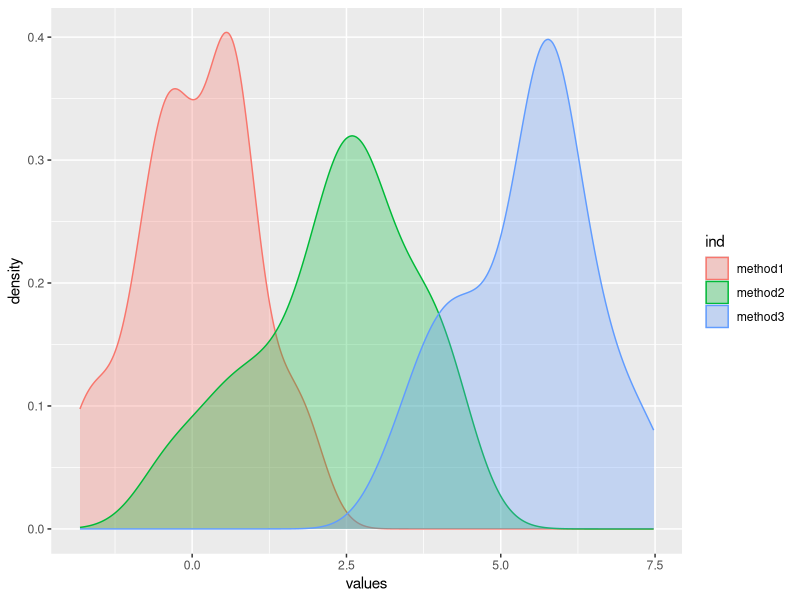
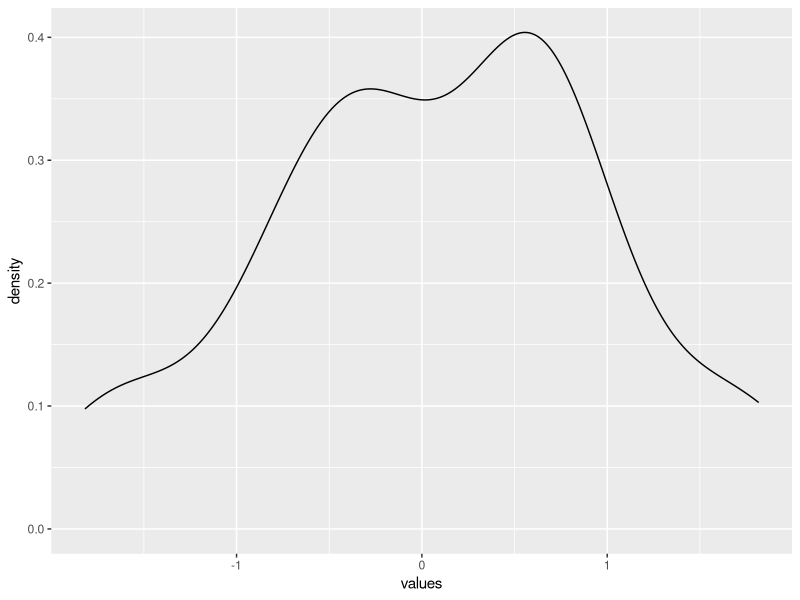
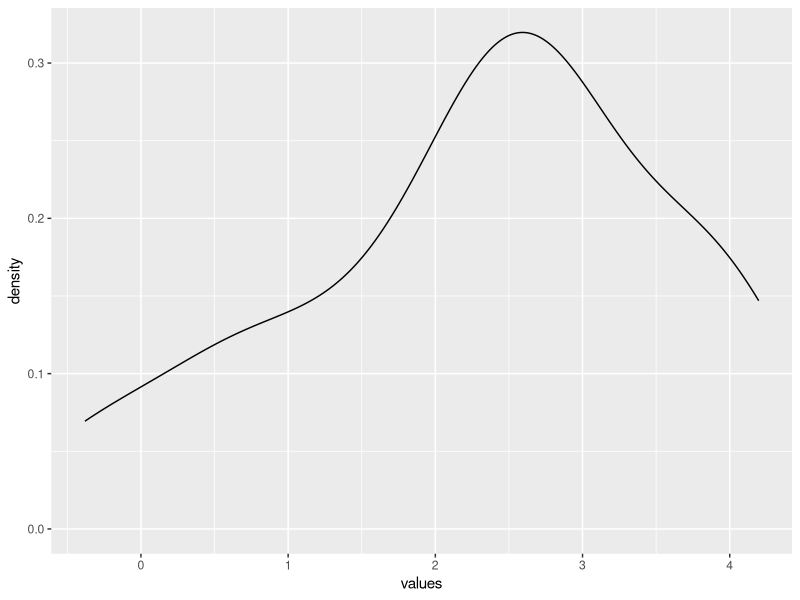
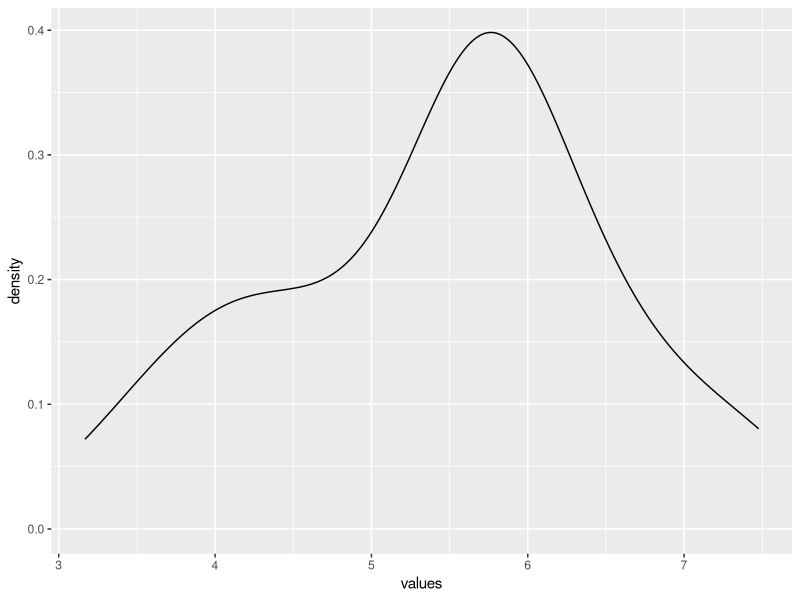

Source code (R) for these figures, in order:
#apply test
#all elements must be of same type
rm(list=ls())
set.seed(12345)
m <- matrix(data=cbind(rnorm(30,0), rnorm(30,2), rnorm(30,5)), nrow=30, ncol=3)
m
apply(m,1,mean) # row means: 1 is for row in matrix
apply(m,2,mean) # col means: 2 is for columns in matrix
apply(m,c(1,2), mean) # this does not make sense for a 2D matrix as the mean of an element is itself.
apply(m,c(2,1), mean) # same as above, but will return a the transpose

#custom functions
apply(m,2, function(x) length(x[x<0]))
apply(m,2, function(x) is.matrix(x))
apply(m,2, function(x) is.vector(x))  #x is a vector. nor a column matrix

sapply(1:3, function(x) mean(m[,x]))  # not very readable as m is retrived by lexical scoping
sapply(1:3, function(x, y) mean(y[,x]), y=m) #using optional arugments is neater

colnames(m) <- c('method1', 'method2', 'method3')
head(m)

df <- as.data.frame(m)
df
#to convert all to value vs method (2 columns for plotting)
dfs <- stack(df)
dfs
is.factor(dfs[,2])
unstack(dfs)

#ggplot
require(ggplot2)
ggplot(dfs, aes(x=values)) + geom_density(aes(group=ind, colour=ind, fill=ind), alpha=0.3)
ggplot(dfs[dfs$ind=="method1",], aes(x=values)) + geom_density()
ggplot(dfs[dfs$ind=="method2",], aes(x=values)) + geom_density()
ggplot(dfs[dfs$ind=="method3",], aes(x=values)) + geom_density()
